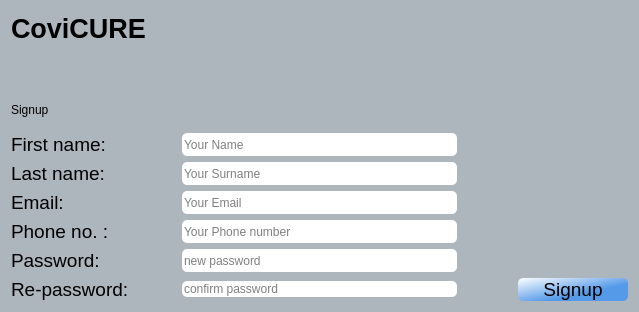
<?xml version="1.0" encoding="UTF-8"?>
<ui version="4.0">
 <class>Signup</class>
 <widget class="QDialog" name="Signup">
  <property name="geometry">
   <rect>
    <x>0</x>
    <y>0</y>
    <width>639</width>
    <height>312</height>
   </rect>
  </property>
  <property name="windowTitle">
   <string>Dialog</string>
  </property>
  <property name="styleSheet">
   <string notr="true">background-color: rgb(173, 181, 189);</string>
  </property>
  <layout class="QVBoxLayout" name="verticalLayout_3">
   <item>
    <layout class="QVBoxLayout" name="verticalLayout">
     <item>
      <widget class="QLabel" name="label">
       <property name="font">
        <font>
         <pointsize>20</pointsize>
         <bold>true</bold>
         <strikeout>false</strikeout>
        </font>
       </property>
       <property name="layoutDirection">
        <enum>Qt::LeftToRight</enum>
       </property>
       <property name="autoFillBackground">
        <bool>false</bool>
       </property>
       <property name="text">
        <string>CoviCURE</string>
       </property>
      </widget>
     </item>
    </layout>
   </item>
   <item>
    <widget class="QLabel" name="label_pic">
     <property name="text">
      <string/>
     </property>
    </widget>
   </item>
   <item>
    <layout class="QVBoxLayout" name="verticalLayout_2">
     <item>
      <widget class="QLabel" name="label_2">
       <property name="styleSheet">
        <string notr="true">font: 18pt &quot;Arial Rounded MT Bold&quot;;</string>
       </property>
       <property name="text">
        <string>Signup</string>
       </property>
      </widget>
     </item>
    </layout>
   </item>
   <item>
    <layout class="QGridLayout" name="gridLayout" columnstretch="3,5,1,2">
     <item row="0" column="0">
      <widget class="QLabel" name="label_11">
       <property name="font">
        <font>
         <pointsize>14</pointsize>
         <italic>false</italic>
         <bold>false</bold>
        </font>
       </property>
       <property name="styleSheet">
        <string notr="true">font: 14pt &quot;Arial Rounded MT Bold&quot;;</string>
       </property>
       <property name="text">
        <string>First name:</string>
       </property>
      </widget>
     </item>
     <item row="4" column="0">
      <widget class="QLabel" name="label_14">
       <property name="font">
        <font>
         <pointsize>14</pointsize>
         <italic>false</italic>
         <bold>false</bold>
        </font>
       </property>
       <property name="styleSheet">
        <string notr="true">font: 14pt &quot;Arial Rounded MT Bold&quot;;</string>
       </property>
       <property name="text">
        <string>Password:</string>
       </property>
      </widget>
     </item>
     <item row="2" column="0">
      <widget class="QLabel" name="label_13">
       <property name="font">
        <font>
         <pointsize>14</pointsize>
         <italic>false</italic>
         <bold>false</bold>
        </font>
       </property>
       <property name="styleSheet">
        <string notr="true">font: 14pt &quot;Arial Rounded MT Bold&quot;;</string>
       </property>
       <property name="text">
        <string>Email:</string>
       </property>
      </widget>
     </item>
     <item row="3" column="1">
      <widget class="QLineEdit" name="Phone">
       <property name="sizePolicy">
        <sizepolicy hsizetype="Expanding" vsizetype="Preferred">
         <horstretch>0</horstretch>
         <verstretch>0</verstretch>
        </sizepolicy>
       </property>
       <property name="font">
        <font>
         <pointsize>9</pointsize>
         <bold>false</bold>
        </font>
       </property>
       <property name="styleSheet">
        <string notr="true">background-color: #fff;
border-radius:5px;</string>
       </property>
       <property name="placeholderText">
        <string>Your Phone number</string>
       </property>
      </widget>
     </item>
     <item row="5" column="0">
      <widget class="QLabel" name="label_16">
       <property name="font">
        <font>
         <pointsize>14</pointsize>
         <italic>false</italic>
         <bold>false</bold>
        </font>
       </property>
       <property name="styleSheet">
        <string notr="true">font: 14pt &quot;Arial Rounded MT Bold&quot;;</string>
       </property>
       <property name="text">
        <string>Re-password:</string>
       </property>
      </widget>
     </item>
     <item row="0" column="1">
      <widget class="QLineEdit" name="Fname">
       <property name="enabled">
        <bool>true</bool>
       </property>
       <property name="sizePolicy">
        <sizepolicy hsizetype="Expanding" vsizetype="Preferred">
         <horstretch>0</horstretch>
         <verstretch>0</verstretch>
        </sizepolicy>
       </property>
       <property name="font">
        <font>
         <pointsize>9</pointsize>
         <bold>false</bold>
        </font>
       </property>
       <property name="styleSheet">
        <string notr="true">background-color: #fff;
border-radius:5px;</string>
       </property>
       <property name="placeholderText">
        <string>Your Name</string>
       </property>
      </widget>
     </item>
     <item row="3" column="0">
      <widget class="QLabel" name="label_15">
       <property name="font">
        <font>
         <pointsize>14</pointsize>
         <italic>false</italic>
         <bold>false</bold>
        </font>
       </property>
       <property name="styleSheet">
        <string notr="true">font: 14pt &quot;Arial Rounded MT Bold&quot;;</string>
       </property>
       <property name="text">
        <string>Phone no. :</string>
       </property>
      </widget>
     </item>
     <item row="1" column="0">
      <widget class="QLabel" name="label_12">
       <property name="font">
        <font>
         <pointsize>14</pointsize>
         <italic>false</italic>
         <bold>false</bold>
        </font>
       </property>
       <property name="styleSheet">
        <string notr="true">font: 14pt &quot;Arial Rounded MT Bold&quot;;</string>
       </property>
       <property name="text">
        <string>Last name:</string>
       </property>
      </widget>
     </item>
     <item row="1" column="1">
      <widget class="QLineEdit" name="Sname">
       <property name="sizePolicy">
        <sizepolicy hsizetype="Expanding" vsizetype="Preferred">
         <horstretch>0</horstretch>
         <verstretch>0</verstretch>
        </sizepolicy>
       </property>
       <property name="font">
        <font>
         <pointsize>9</pointsize>
         <bold>false</bold>
        </font>
       </property>
       <property name="styleSheet">
        <string notr="true">background-color: #fff;
border-radius:5px;</string>
       </property>
       <property name="placeholderText">
        <string>Your Surname</string>
       </property>
      </widget>
     </item>
     <item row="2" column="1">
      <widget class="QLineEdit" name="Email">
       <property name="sizePolicy">
        <sizepolicy hsizetype="Expanding" vsizetype="Preferred">
         <horstretch>0</horstretch>
         <verstretch>0</verstretch>
        </sizepolicy>
       </property>
       <property name="font">
        <font>
         <pointsize>9</pointsize>
         <bold>false</bold>
        </font>
       </property>
       <property name="styleSheet">
        <string notr="true">background-color: #fff;
border-radius:5px;</string>
       </property>
       <property name="placeholderText">
        <string>Your Email</string>
       </property>
      </widget>
     </item>
     <item row="4" column="1">
      <widget class="QLineEdit" name="Password">
       <property name="sizePolicy">
        <sizepolicy hsizetype="Expanding" vsizetype="Preferred">
         <horstretch>0</horstretch>
         <verstretch>0</verstretch>
        </sizepolicy>
       </property>
       <property name="font">
        <font>
         <pointsize>9</pointsize>
         <bold>false</bold>
        </font>
       </property>
       <property name="styleSheet">
        <string notr="true">background-color: #fff;
border-radius:5px;</string>
       </property>
       <property name="echoMode">
        <enum>QLineEdit::Password</enum>
       </property>
       <property name="placeholderText">
        <string>new password</string>
       </property>
      </widget>
     </item>
     <item row="5" column="1">
      <widget class="QLineEdit" name="RePassword">
       <property name="sizePolicy">
        <sizepolicy hsizetype="Expanding" vsizetype="Fixed">
         <horstretch>0</horstretch>
         <verstretch>0</verstretch>
        </sizepolicy>
       </property>
       <property name="font">
        <font>
         <pointsize>9</pointsize>
         <bold>false</bold>
        </font>
       </property>
       <property name="styleSheet">
        <string notr="true">background-color: #fff;
border-radius:5px;</string>
       </property>
       <property name="echoMode">
        <enum>QLineEdit::Password</enum>
       </property>
       <property name="placeholderText">
        <string>confirm password</string>
       </property>
      </widget>
     </item>
     <item row="5" column="3">
      <widget class="QPushButton" name="pushButton_signup">
       <property name="sizePolicy">
        <sizepolicy hsizetype="Expanding" vsizetype="Fixed">
         <horstretch>0</horstretch>
         <verstretch>0</verstretch>
        </sizepolicy>
       </property>
       <property name="font">
        <font>
         <pointsize>14</pointsize>
         <italic>false</italic>
         <bold>false</bold>
        </font>
       </property>
       <property name="styleSheet">
        <string notr="true">#pushButton_signup{
background-color: qlineargradient(spread:reflect, x1:0, y1:0, x2:1, y2:1, stop:0 rgba(255, 255, 255, 255), stop:0.629213 rgba(84, 154, 232, 255));
font: 14pt &quot;Arial Rounded MT Bold&quot;;

border-radius: 5px;
}
#pushButton_signup:hover{
background-color:#66c011;
}</string>
       </property>
       <property name="text">
        <string>Signup</string>
       </property>
      </widget>
     </item>
     <item row="5" column="2">
      <spacer name="horizontalSpacer">
       <property name="orientation">
        <enum>Qt::Horizontal</enum>
       </property>
       <property name="sizeHint" stdset="0">
        <size>
         <width>40</width>
         <height>20</height>
        </size>
       </property>
      </spacer>
     </item>
    </layout>
   </item>
  </layout>
 </widget>
 <resources/>
 <connections/>
</ui>
